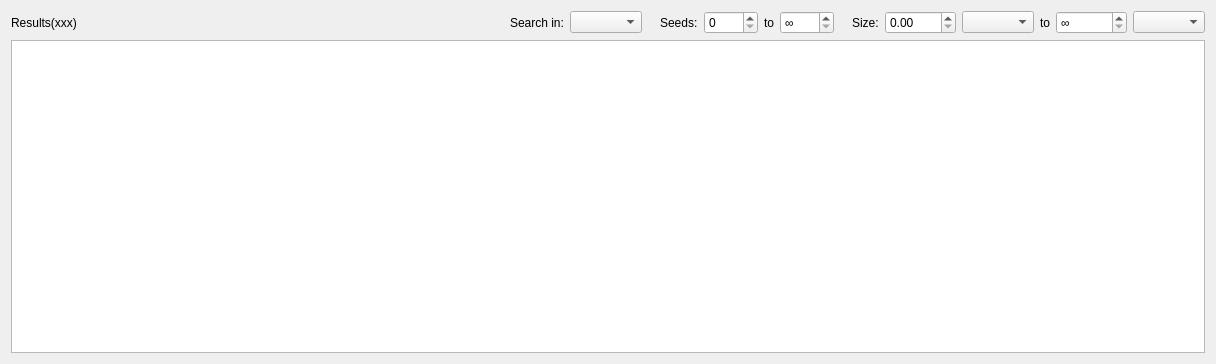
<?xml version="1.0" encoding="UTF-8"?>
<ui version="4.0">
    <class>SearchJobWidget</class>
    <widget class="QWidget" name="SearchJobWidget">
        <property name="geometry">
            <rect>
                <x>0</x>
                <y>0</y>
                <width>1216</width>
                <height>364</height>
            </rect>
        </property>
        <layout class="QVBoxLayout" name="verticalLayout">
            <item>
                <layout class="QHBoxLayout" name="horizontalLayout">
                    <item>
                        <widget class="QLabel" name="resultsLbl">
                            <property name="text">
                                <string>Results(xxx)</string>
                            </property>
                        </widget>
                    </item>
                    <item>
                        <spacer name="horizontalSpacer">
                            <property name="orientation">
                                <enum>Qt::Horizontal</enum>
                            </property>
                            <property name="sizeHint" stdset="0">
                                <size>
                                    <width>40</width>
                                    <height>20</height>
                                </size>
                            </property>
                        </spacer>
                    </item>
                    <item>
                        <widget class="QLabel" name="label_5">
                            <property name="text">
                                <string>Search in:</string>
                            </property>
                        </widget>
                    </item>
                    <item>
                        <widget class="QComboBox" name="filterMode">
                            <property name="toolTip">
                                <string>&lt;html&gt;&lt;head/&gt;&lt;body&gt;&lt;p&gt;Some search engines search in torrent description and in torrent file
                                    names too. Whether such results will be shown in the list below is controlled by this mode.&lt;/p&gt;&lt;p&gt;&lt;span
                                    style=&quot; font-weight:600;&quot;&gt;Everywhere &lt;/span&gt;disables filtering and shows everything returned by the
                                    search engines.&lt;/p&gt;&lt;p&gt;&lt;span style=&quot; font-weight:600;&quot;&gt;Torrent names only&lt;/span&gt; shows only
                                    torrents whose names match the search query.&lt;/p&gt;&lt;/body&gt;&lt;/html&gt;
                                </string>
                            </property>
                        </widget>
                    </item>
                    <item>
                        <spacer name="horizontalSpacer_2">
                            <property name="orientation">
                                <enum>Qt::Horizontal</enum>
                            </property>
                            <property name="sizeType">
                                <enum>QSizePolicy::Minimum</enum>
                            </property>
                            <property name="sizeHint" stdset="0">
                                <size>
                                    <width>12</width>
                                    <height>20</height>
                                </size>
                            </property>
                        </spacer>
                    </item>
                    <item>
                        <widget class="QLabel" name="label">
                            <property name="toolTip">
                                <string>Set minimum and maximum allowed number of seeders</string>
                            </property>
                            <property name="text">
                                <string>Seeds:</string>
                            </property>
                        </widget>
                    </item>
                    <item>
                        <widget class="QSpinBox" name="minSeeds">
                            <property name="toolTip">
                                <string>Minimum number of seeds</string>
                            </property>
                            <property name="maximum">
                                <number>1000</number>
                            </property>
                        </widget>
                    </item>
                    <item>
                        <widget class="QLabel" name="label_4">
                            <property name="text">
                                <string>to</string>
                            </property>
                        </widget>
                    </item>
                    <item>
                        <widget class="QSpinBox" name="maxSeeds">
                            <property name="toolTip">
                                <string>Maximum number of seeds</string>
                            </property>
                            <property name="specialValueText">
                                <string>∞</string>
                            </property>
                            <property name="maximum">
                                <number>1000</number>
                            </property>
                        </widget>
                    </item>
                    <item>
                        <spacer name="horizontalSpacer_3">
                            <property name="orientation">
                                <enum>Qt::Horizontal</enum>
                            </property>
                            <property name="sizeType">
                                <enum>QSizePolicy::Minimum</enum>
                            </property>
                            <property name="sizeHint" stdset="0">
                                <size>
                                    <width>12</width>
                                    <height>20</height>
                                </size>
                            </property>
                        </spacer>
                    </item>
                    <item>
                        <widget class="QLabel" name="label_3">
                            <property name="toolTip">
                                <string>Set minimum and maximum allowed size of a torrent</string>
                            </property>
                            <property name="text">
                                <string>Size:</string>
                            </property>
                        </widget>
                    </item>
                    <item>
                        <layout class="QHBoxLayout" name="horizontalLayout_3">
                            <item>
                                <widget class="QDoubleSpinBox" name="minSize">
                                    <property name="toolTip">
                                        <string>Minimum torrent size</string>
                                    </property>
                                    <property name="maximum">
                                        <double>1000.000000000000000</double>
                                    </property>
                                </widget>
                            </item>
                            <item>
                                <widget class="QComboBox" name="minSizeUnit"/>
                            </item>
                        </layout>
                    </item>
                    <item>
                        <widget class="QLabel" name="label_2">
                            <property name="text">
                                <string>to</string>
                            </property>
                        </widget>
                    </item>
                    <item>
                        <layout class="QHBoxLayout" name="horizontalLayout_4">
                            <item>
                                <widget class="QDoubleSpinBox" name="maxSize">
                                    <property name="toolTip">
                                        <string>Maximum torrent size</string>
                                    </property>
                                    <property name="specialValueText">
                                        <string>∞</string>
                                    </property>
                                    <property name="maximum">
                                        <double>1000.000000000000000</double>
                                    </property>
                                </widget>
                            </item>
                            <item>
                                <widget class="QComboBox" name="maxSizeUnit"/>
                            </item>
                        </layout>
                    </item>
                </layout>
            </item>
            <item>
                <widget class="QTreeView" name="resultsBrowser"/>
            </item>
        </layout>
    </widget>
    <resources/>
    <connections/>
</ui>
